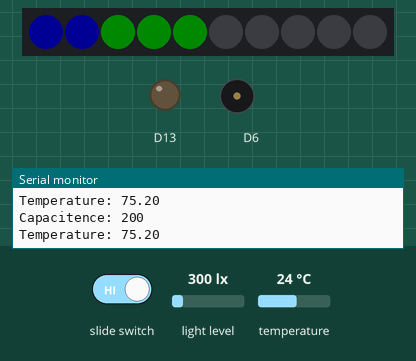
This sketch was run on a simulated Adafruit Circuit Playground Express. Parts: 10 RGB LEDs in strip order, left to right, output pins drawn as LEDs (lit = HIGH), buzzer (waves = sounding), the last lines printed to the serial monitor. Inputs (shaded band) come from the test bench; at power-on: temperature 24 °C, light level 300 lx. Dim RGB values are drawn brighter than linear; random numbers use the default seed unless the sketch sets one.

Above: at 4.8 s.
4.9 s: temperature set to 33 °C
At 6.5 s:
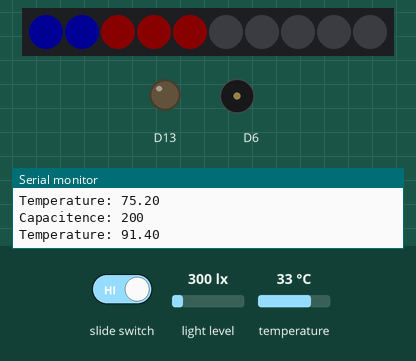
11.3 s: temperature set to 12 °C
At 13.4 s:
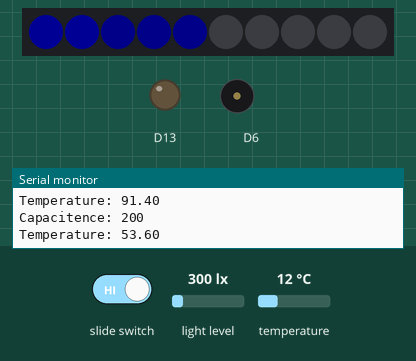
17.7 s: light level set to 1500 lx
23.5 s: temperature set to 28 °C
At 26.15 s:
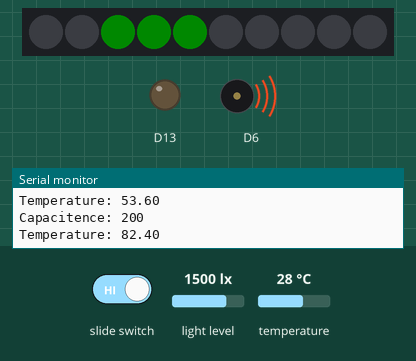
27.1 s: temperature set to 19 °C
At 29.07 s:
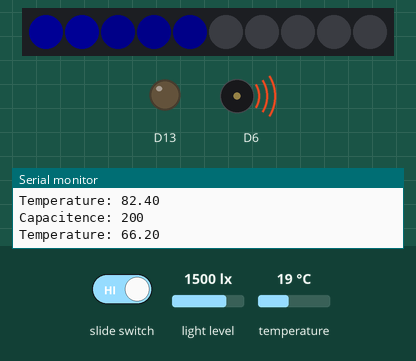
Timing chart, 0 to 31.0 s (numbered marks = the images above; inputs shaded):
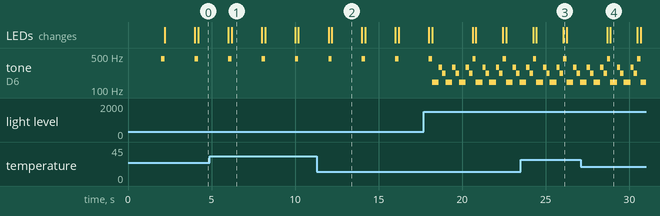

The sketch:

Not_So_Smart_Plant.ino
```cpp
/*
Created by Maximilian Throgmorton, AKA Violet#6515
Finalized on 5/24/2023
Feel free to edit whatever is needed. This code is already unoptimized as it is.
Thumbs up to whoever can make this thing speak regularly.
Keep this entire section in for credit. Pls.
*/
//The plant is based off of my cactus.
//Her name is Frisbee.

#include <Adafruit_CircuitPlayground.h>
#include <AsyncDelay.h>

AsyncDelay delay_2s;

float tempF;
int light, lightMap;
int capVal, capMap;
int tempMap; //Still not sure if tempMap should be on the same line as tempF. I say, No.
int switchPin = 7;

volatile bool NightTime = false;

bool switchVal = 0;

void setup() {
  Serial.begin(9600);
  CircuitPlayground.begin();
  delay_2s.start(2000, AsyncDelay::MILLIS);
  Serial.println("Starting timers"); //Because of the delay between uploading and opening the serial monitor, this message is never seen.
  randomSeed(analogRead(0)); //This is a surprise tool that will help us later.

  pinMode(switchPin,INPUT_PULLUP);
  attachInterrupt(digitalPinToInterrupt(switchPin), onOff, CHANGE);
}

void loop() {
  //Set a "massive" IF statement here for nighttime mode.
  if(NightTime == true)
  {
    delay(5);
    switchVal = digitalRead(switchPin);
    NightTime = false;
    Serial.println("Ahh, something changed!"); //Not only does this tell you when the switch is used, but it also gives the plant a voice.
  }
    if (delay_2s.isExpired())
    {
      tempF = CircuitPlayground.temperatureF();
      light = CircuitPlayground.lightSensor();
      capVal = CircuitPlayground.readCap(6);
      capMap = map(capVal, 230, 1016, 0, 255);
      lightMap = map(light, 0, 1023, 0, 255);
      tempMap = map(tempF, -67, 257, 0, 255);

      if(capMap < 0)
      {
        capMap = 0;
      }
      if(capMap > 255)
      {
        capMap = 255;
      }
      if(lightMap < 0)
      {
        lightMap = 0;
      }
      if(lightMap > 255)
      {
        lightMap = 255;
      }
      if(tempMap < 0)
      {
        tempMap = 0;
      }
      if(tempMap > 255)
      {
        tempMap = 255;
      }

// that whole last section was to prevent overflow and underflow of code.

      for(int i = 0; i < 2; i++)
      {
        CircuitPlayground.setPixelColor(i, 0, capMap, 0);
      }

      if(capMap > 220)
      {
        if(!switchVal)
        {
          CircuitPlayground.playTone(293.67, 200);
        }
        for(int k = 0; k < 2; k++)
        {
          CircuitPlayground.setPixelColor(k, 255, 0, 0);
        }
      }
      else if(capMap < 50)
      {
        if(!switchVal)
        {
          CircuitPlayground.playTone(440.00, 200);
        }
        for(int g = 0; g < 2; g++)
        {
          CircuitPlayground.setPixelColor(g, 0, 0, 255);
        }
      }

      if(tempF >= 68 && tempF <= 85)
        {
          for(int j = 2; j < 5; j++)
          {
            CircuitPlayground.setPixelColor(j, 0, 128, 0);
          }
        }
      else if(tempF > 85)
        {
          for(int s = 2; s < 5; s++)
          {
            CircuitPlayground.setPixelColor(s, 128, 0, 0);
          }
        }
      else
        {
          for(int c = 2; c < 5; c++)
          {
            CircuitPlayground.setPixelColor(c, 0, 0, 128);
          }
        }
    Serial.print("Capacitence: ");
    Serial.println(capVal);
    Serial.print("Temperature: ");
    Serial.println(tempF);

    delay_2s.repeat();
    }

  if(tempMap >= 128)
  {
    for(int r = 0; r > 10; r++)
      {
        Popcorn(200);
      }
  }

  if(lightMap > 150) //Because of the placement of the light sensor in the code, this plays twice. I don't know how to stop it.
  {
    Music();
  }
}

void Popcorn(int flashTime) //This code doesn't do much anymore since it got a lot cooler.
{
  int LED_num = random(5, 10);
  CircuitPlayground.setPixelColor(LED_num, 225, 215, 0);
  if(!switchVal)
    {
       CircuitPlayground.playTone(82.407, 100);
    }
  delay(flashTime/2);
  CircuitPlayground.setPixelColor(LED_num, 0, 0, 0);
  delay(flashTime/2);
}

void Music()
{
  if(!switchVal)
  {
    CircuitPlayground.playTone(146.83 , 200);
    delay(1);
    CircuitPlayground.playTone(146.83 , 200);
    delay(1);
    CircuitPlayground.playTone(293.67 , 200);
    delay(1);
    CircuitPlayground.playTone(220.00 , 200);
    delay(1);
  } //I am not sorry.
}

void onOff()
{
  NightTime = 1;
}
```

Measured:
- by itself, tone on D6: alternates 440 Hz for 0.20 s and silent for 1.8 s
- what the display in image 1 shows lasts 1.8 s, from 6.2 s to 8.0 s
